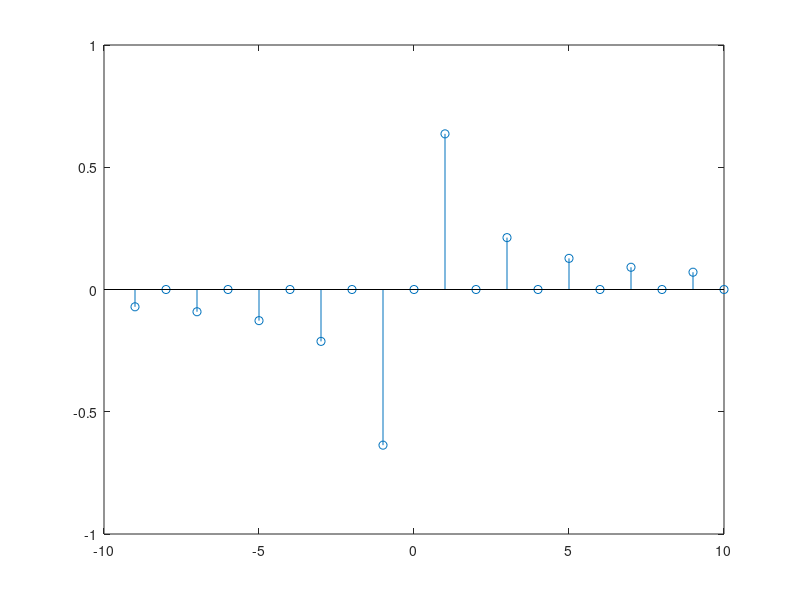
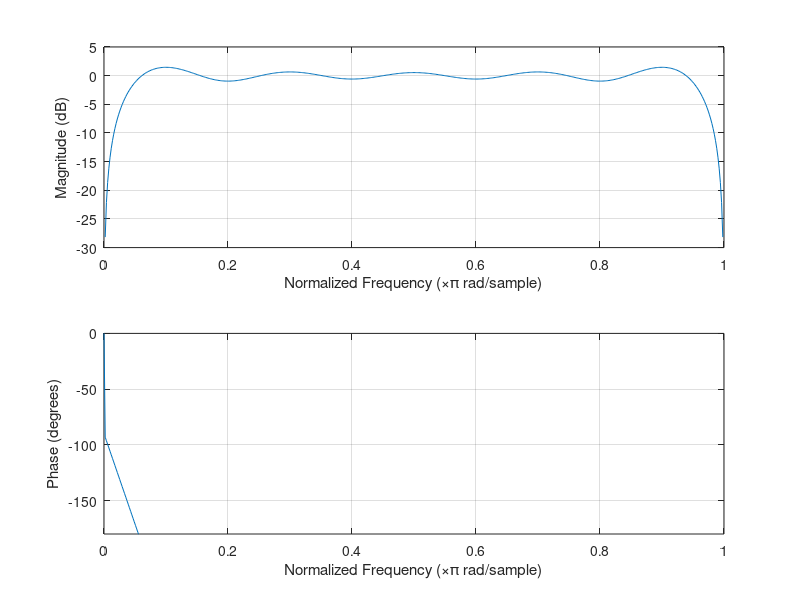
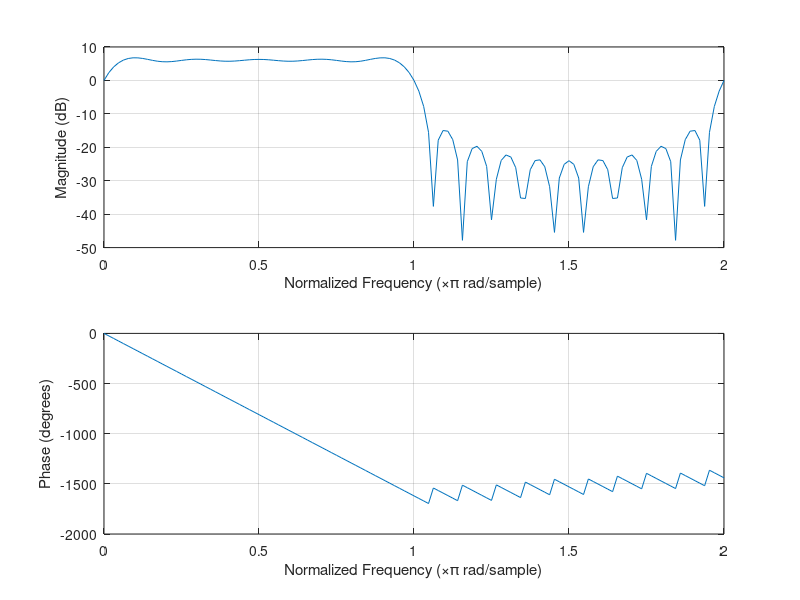

MATLAB code for these plots, in order: (Note: this script raises an error after producing the figures.)
%
clear all;
clc;
close all;
%
%Plot the Hilbert transformer for n=-10 ..10:
h = zeros(1,20);
n = -9:2:10;
h(n+10) = 2./(pi*n);
%plot
figure(1)
stem(-9:10,h)
%frequency response
figure(2)
freqz(h);
axis([0 1 -180 0])
%
%construct a delayed impulse to implement the delay for the real part:
delt=[zeros(1,9),1,zeros(1,10)];
%Then we need to add our imaginary part as our Hilbert transform to obtain our 
%complex filter:
h = zeros(1,20);
n = -9:2:10;
h(n+10)=2./(pi*n);
hone = delt+j*h;
%hone =
%0.00000 - 0.07074i 
%0.00000 + 0.00000i 
%0.00000 - 0.09095i
%0.00000 + 0.00000i 
%0.00000 - 0.12732i 
%0.00000 + 0.00000i
%0.00000 - 0.21221i 
%0.00000 + 0.00000i 
%0.00000 - 0.63662i
%1.00000 + 0.00000i 
%0.00000 + 0.63662i 
%0.00000 + 0.00000i
%0.00000 + 0.21221i 
%0.00000 + 0.00000i 
%0.00000 + 0.12732i
%0.00000 + 0.00000i 
%0.00000 + 0.09095i 
%0.00000 + 0.00000i
%0.00000 + 0.07074i 
%0.00000 + 0.00000i
figure(3)
freqz(hone,1,128,'whole');
%
% Using REMEZ
%!!!!!!!!!!!!!!!!!!!!!!!!!!!!!!!!!!!!!!!!!!!
% NO FUNCIONA 
%!!!!!!!!!!!!!!!!!!!!!!!!!!!!!!!!!!!!!!!!!!!
%b = remez(20,[0 1],[1 1 ],'hilbert');
b = firls(20,[0 1],[1 1], [1], 'hilbert');
figure(4)
freqz(b);
axis([0 1 -180 0]);
%This filter also fullfils the 90 degree phase shift requirement, but seems to 
%have much stronger ripples in the magnitude of the frequency response!
%
%But observe the equi-ripple behaviour in the passband, which is what we expect 
%from remez.
%
%
%
%Let's look at the whole frequency circle again
%Delay for the real part:
delt = [zeros(1,10),1,zeros(1,10)];
%delt =
%0   0   0   0   0   0   0   0   0   0   1   0   0   0   0   0   0   0   0   0   0
honeremez = delt+j*b
% Ver valores
figure(5)
freqz(honeremez,1,128,'whole');
%Here we can see that we have less attenuation as before (only about -10 dB 
%in the stopband compared to the pass band!), more ripples in the passband,
%but we also have a narrower transition band at the high and low frequency 
%end of the spectrum, compared to the previous filter! Also again observe 
%the equi-ripple behaviour in the pass band and also the stop band. 
%Probably we obtain more practical filters, if we change the corner 
%frequecies to slightly above 0 and slightly below 1.
%
%
%
%We can now test our application example of measuring the Amplitude of a 
%sinusoid with our Hilbert transform design. We saw that the lower end for the 
%passband of our design is at normalized frequency of about 0.05. Hence we
%test a sinusoid of that frequency,
x = 2*sin(pi*0.05*(0:39));
figure(1)
plot(x)
%Now we can filter it with our filter which passes only positive frequencies “hone”,
xhone = conv(x,hone);
figure(2)
plot(real(xhone))
hold
plot(imag(xhone),'r')